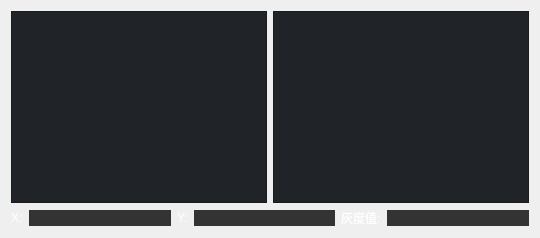
        <widget class="QWidget" name="page_6">
         <layout class="QGridLayout" name="gridLayout">
          <item row="0" column="0">
           <widget class="MyGraphicsView" name="mimage_2">
            <property name="styleSheet">
             <string notr="true">background-color: #202328;</string>
            </property>
           </widget>
          </item>
          <item row="0" column="1">
           <widget class="MyGraphicsView" name="mimage_3">
            <property name="styleSheet">
             <string notr="true">background-color: #202328;</string>
            </property>
           </widget>
          </item>
          <item row="1" column="0" colspan="2">
           <layout class="QHBoxLayout" name="horizontalLayout_61">
            <item>
             <widget class="QLabel" name="label_51">
              <property name="styleSheet">
               <string notr="true">color: rgb(255, 255, 255);</string>
              </property>
              <property name="text">
               <string>X:</string>
              </property>
             </widget>
            </item>
            <item>
             <widget class="QLineEdit" name="zuobiaoX2">
              <property name="styleSheet">
               <string notr="true">color: rgb(255, 255, 255);
border:none;
background-color: #333333;</string>
              </property>
             </widget>
            </item>
            <item>
             <widget class="QLabel" name="label_52">
              <property name="styleSheet">
               <string notr="true">color: rgb(255, 255, 255);</string>
              </property>
              <property name="text">
               <string>Y:</string>
              </property>
             </widget>
            </item>
            <item>
             <widget class="QLineEdit" name="zuobiaoY2">
              <property name="styleSheet">
               <string notr="true">color: rgb(255, 255, 255);
border:none;
background-color: #333333;</string>
              </property>
             </widget>
            </item>
            <item>
             <widget class="QLabel" name="label_53">
              <property name="styleSheet">
               <string notr="true">color: rgb(255, 255, 255);</string>
              </property>
              <property name="text">
               <string>灰度值:</string>
              </property>
             </widget>
            </item>
            <item>
             <widget class="QLineEdit" name="gray2">
              <property name="styleSheet">
               <string notr="true">color: rgb(255, 255, 255);
border:none;
background-color: #333333;</string>
              </property>
             </widget>
            </item>
           </layout>
          </item>
         </layout>
        </widget>
